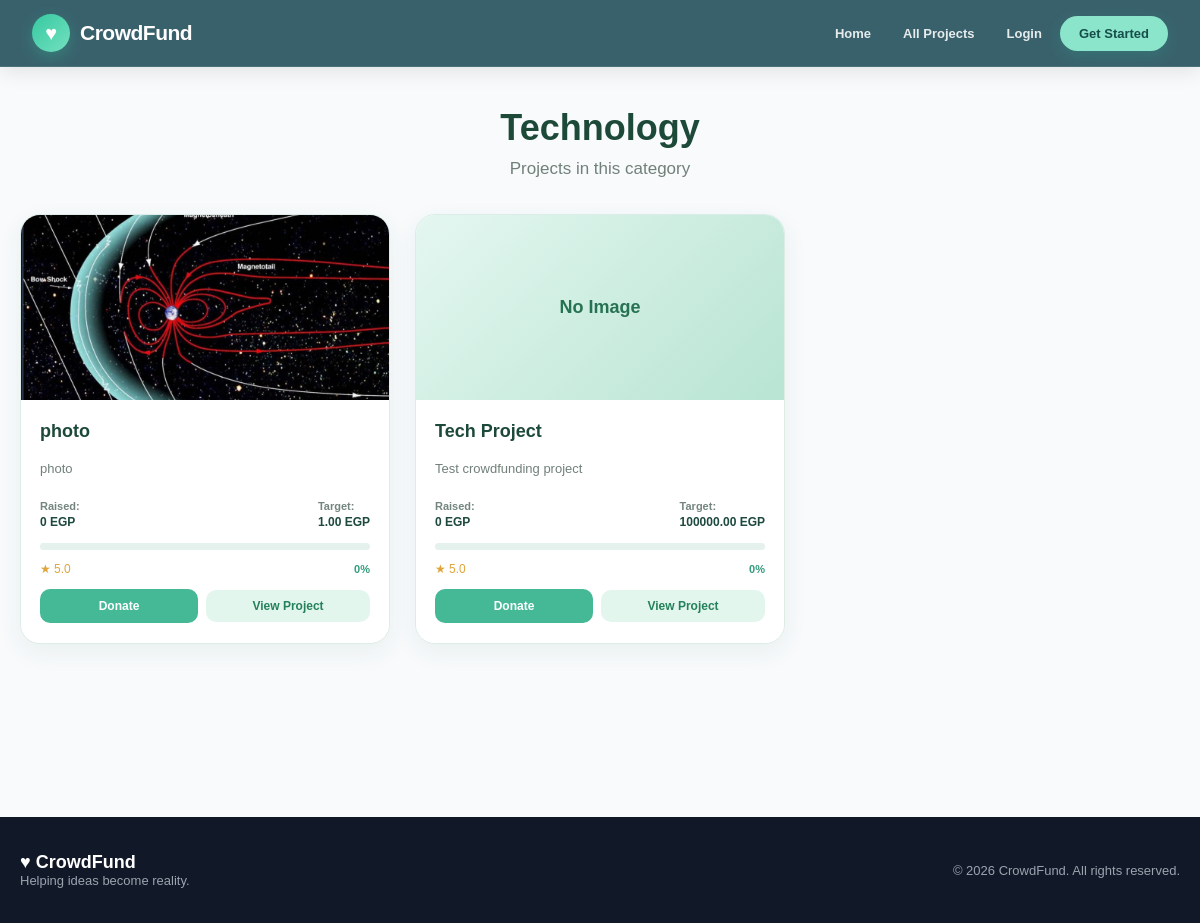
The app's page /category/1/, older data.
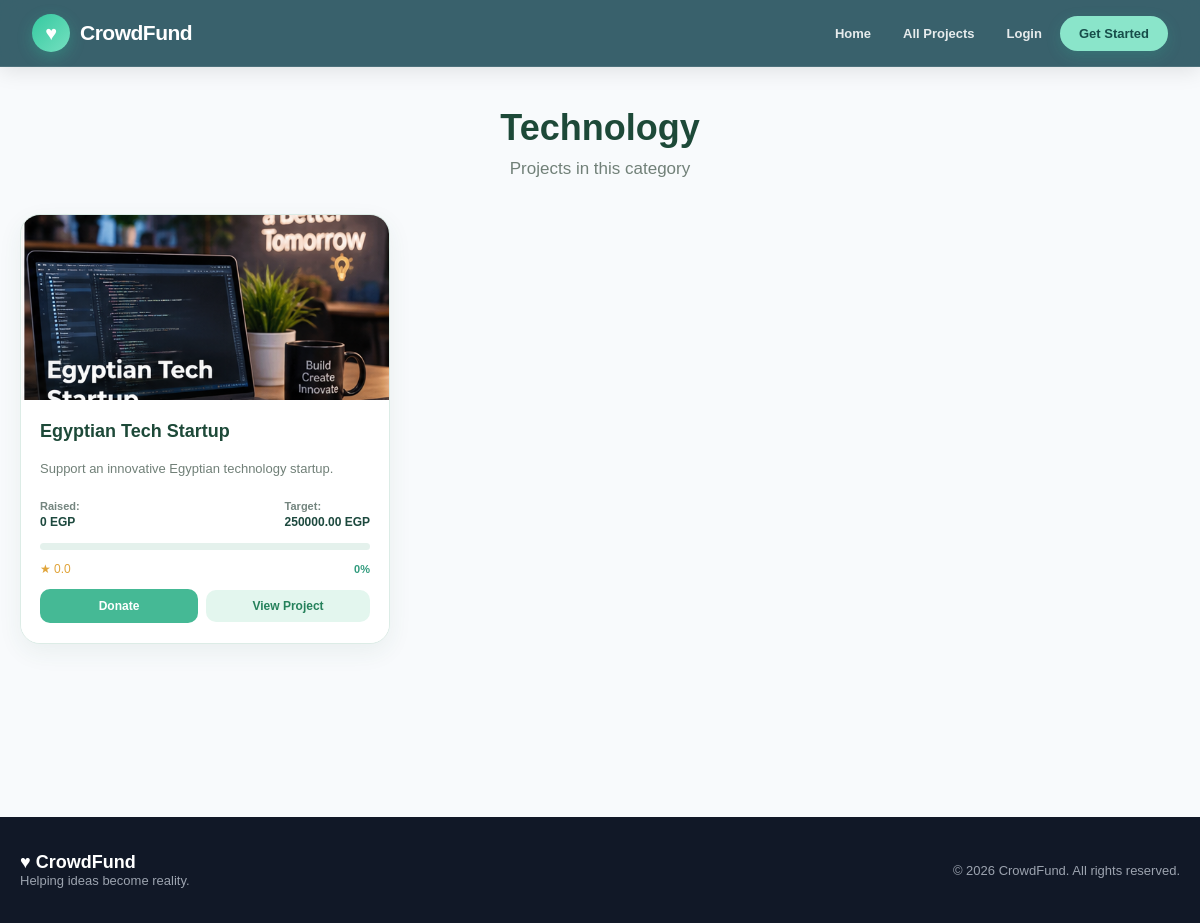
The same page, newer data.
### projects/models.py (models this page shows, shortened)
class Project(models.Model):
    creator = models.ForeignKey(
        settings.AUTH_USER_MODEL,
        on_delete=models.CASCADE,
        related_name="projects"
    )
    title = models.CharField(max_length=200)
    details = models.TextField()
    category = models.ForeignKey(
        Category,
        on_delete=models.PROTECT,
        related_name="projects"
    )
    target = models.DecimalField(
        max_digits=12,
        decimal_places=2
    )
    tags = models.ManyToManyField(
        Tag,
        related_name="projects",
        blank=True
    )
    start_time = models.DateTimeField()
    end_time = models.DateTimeField()
    created_at = models.DateTimeField(auto_now_add=True)
    is_cancelled = models.BooleanField(default=False)
    featured = models.BooleanField(default=False)

class ProjectImage(models.Model):
    project = models.ForeignKey(
        Project,
        on_delete=models.CASCADE,
        related_name="images"
    )
    image = models.ImageField(
        upload_to="projects/"
    )

### core/views.py (the view)
def category_detail(request, category_id):
    category = get_object_or_404(Category, id=category_id)
    projects = Project.objects.filter(
        category=category,
        is_cancelled=False
    ).annotate(
        avg_rating=Avg('ratings__value')
    ).order_by('-created_at')
    projects = add_donation_progress(projects)
    return render(request, 'core/category_detail.html', {
        'category': category,
        'projects': projects,
    })

### core/views.py (called while the page is built)
def add_donation_progress(projects):
    for project in projects:
        total = project.donations.aggregate(
            total=Sum('amount')
        )['total'] or 0
        project.total_donations = total
        if project.target:
            project.progress = min(
                float(total) / float(project.target) * 100,
                100
            )
        else:
            project.progress = 0
    return projects

### core/templates/core/category_detail.html (shortened to what this page needs)
{% extends 'base.html' %}
{% load static %}
{% block extra_css %}
<link rel="stylesheet" href="{% static 'css/cards.css' %}">
{% endblock %}
{% block content %}
<div class="category-page">
    <div class="category-title">
        <h1>{{ category.name }}</h1>
        <p>Projects in this category</p>
    </div>
    <div class="projects-grid">
        {% for project in projects %}
        <div class="project-card">
    {% with image=project.images.first %}
    {% if image %}
    <img class="project-image"
         src="{{ image.image.url }}"
         alt="{{ project.title }}">
    {% else %}
    <div class="no-image">
        No Image
    </div>
    {% endif %}
    {% endwith %}
    <div class="project-content">
        <h3>
            {{ project.title }}
        </h3>
        <p>
            {{ project.details|truncatechars:90 }}
        </p>
        <div class="donation-info">
            <span>
                Raised:
                <strong>
                    {{ project.total_donations }} EGP
                </strong>
            </span>
            <span>
                Target:
                <strong>
                    {{ project.target }} EGP
                </strong>
            </span>
        </div>
        <div class="progress-bar">
        </div>
        <div class="card-bottom">
            <span class="rating">
                ★ {{ project.avg_rating|default:0|floatformat:1 }}
            </span>
            <span class="progress-percent">
                {{ project.progress|floatformat:0 }}%
            </span>
        </div>
        <div class="card-buttons">
            <a class="donate-btn"
               href="{% url 'donate' project.pk %}">
                Donate
            </a>
            <a class="view-btn"
               href="{% url 'project_detail' project.pk %}">
                View Project
            </a>
        </div>
    </div>
</div>
        {% empty %}
        <p>No projects found in this category.</p>
        {% endfor %}
    </div>
</div>
{% endblock %}

Row changes from the older to the newer data that the page shows:
removed Project: images.first.image (picture), title "photo", details "photo", total_donations "0", target "1.00", avg_rating "5.0", progress "0"
removed Project: shows "No Image", title "Tech Project", details "Test crowdfunding project", total_donations "0", target "100000.00", avg_rating "5.0", progress "0"
added Project: images.first.image (picture), title "Egyptian Tech Startup", details "Support an innovative Egyptian technology startup.", total_donations "0", target "250000.00", avg_rating "0.0", progress "0"
